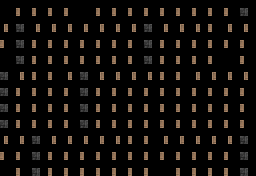

Rendered tile map (Tiled .tmx) drawn with the repository's tilesets; below, a short description and the full map source, tile grids included:
An orthogonal 16x11 tile map with 16x16 px tiles, 1 tile layer (Capa de patrones 1).

<map version="1.2" tiledversion="2019.12.11" orientation="orthogonal" renderorder="right-down" compressionlevel="-1" width="16" height="11" tilewidth="16" tileheight="16" infinite="0" nextlayerid="2" nextobjectid="1">
 <editorsettings>
  <export target="tilemap_16x11.csv" format="csv" />
 </editorsettings>
 <tileset firstgid="1" source="tileset.tsx" />
 <layer id="1" name="Capa de patrones 1" width="16" height="11">
  <data encoding="csv">
17,4,4,4,4,17,4,4,4,4,4,4,4,4,4,2,
3,2,3,3,3,3,3,3,3,2,3,3,3,4,3,3,
4,2,4,4,4,4,4,4,4,2,4,4,4,4,4,4,
17,2,4,4,4,4,4,4,4,2,4,4,4,4,17,4,
2,3,4,4,3,2,3,3,3,3,4,4,3,3,3,3,
2,4,4,4,4,2,4,4,4,4,4,4,4,4,4,4,
2,4,4,4,4,2,4,4,4,4,4,4,4,4,4,4,
2,4,4,4,4,2,4,4,4,4,4,4,4,4,4,4,
3,3,2,3,3,3,3,3,4,4,3,3,3,3,3,2,
4,4,2,4,4,4,4,4,4,4,4,4,4,4,4,2,
17,4,2,4,4,4,4,4,4,4,17,4,4,4,4,2
</data>
 </layer>
</map>
